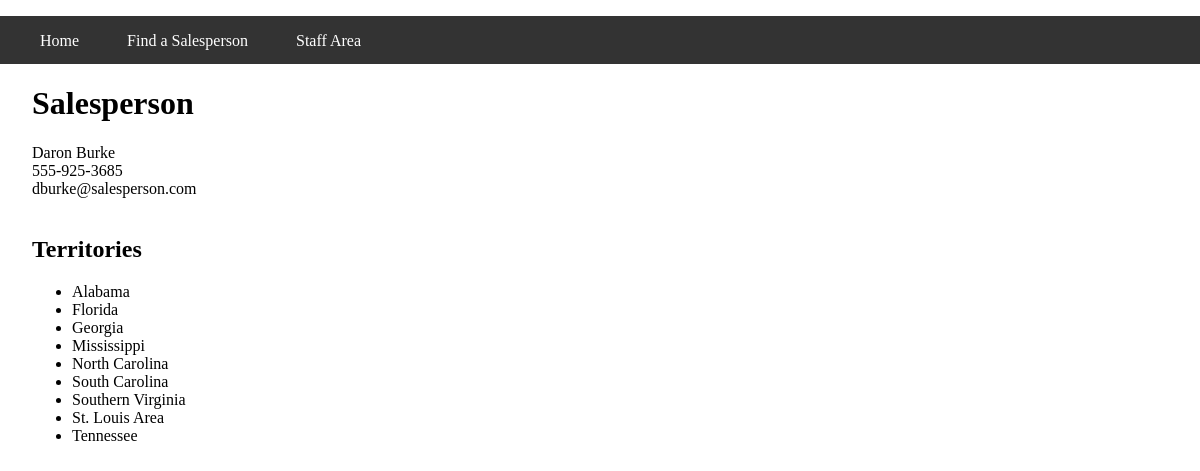
Screenshot of /salesperson.php?id=1 with the database file from the repository.
### tables this page shows
CREATE TABLE `salespeople` (
  `id` int(11) NOT NULL,
  `first_name` varchar(255) DEFAULT NULL,
  `last_name` varchar(255) DEFAULT NULL,
  `phone` varchar(255) DEFAULT NULL,
  `email` varchar(255) DEFAULT NULL
);

CREATE TABLE `salespeople_territories` (
  `territory_id` int(11) DEFAULT NULL,
  `salesperson_id` int(11) DEFAULT NULL
);

CREATE TABLE `territories` (
  `id` int(11) NOT NULL,
  `name` varchar(255) DEFAULT NULL,
  `state_id` int(11) DEFAULT NULL,
  `position` int(11) DEFAULT NULL
);

### private/functions.php (called while the page is built, shortened)
<?php
  function h($string="") {
    return htmlspecialchars($string);
  }
  function url_for($script_path) {
    return DOC_ROOT . $script_path;
  }
?>

### private/database.php (called while the page is built, shortened)
<?php
  function db_query($connection, $sql) {
    $result_set = mysqli_query($connection, $sql);
    return $result_set;
  }
  function db_fetch_assoc($result_set) {
    return mysqli_fetch_assoc($result_set);
  }
  function db_escape($connection, $string) {
    return mysqli_real_escape_string($connection, $string);
  }
?>

### private/query_functions.php (called while the page is built, shortened)
<?php
  function find_salesperson_by_id($id=0) {
    global $db;
    $sql = "SELECT * FROM salespeople ";
    $sql .= "WHERE id='" . db_escape($db, $id) . "' ";
    $sql .= "LIMIT 1;";
    $salespeople_result = db_query($db, $sql);
    return $salespeople_result;
  }
  function find_territories_by_salesperson_id($id=0) {
    global $db;
    $sql = "SELECT * FROM territories ";
    $sql .= "LEFT JOIN salespeople_territories
              ON (territories.id = salespeople_territories.territory_id) ";
    $sql .= "WHERE salespeople_territories.salesperson_id='" . db_escape($db, $id) . "' ";
    $sql .= "ORDER BY territories.name ASC;";
    $territories_result = db_query($db, $sql);
    return $territories_result;
  }
?>

### public/salesperson.php (the view, shortened to what this page needs)
<?php
  $id = $_GET['id'];
  $salespeople_result = find_salesperson_by_id($id);
  $row_count = db_num_rows($salespeople_result);
  if($row_count > 0) {
    $person = db_fetch_assoc($salespeople_result);
  } else {
    redirect_to('territories.php');
  }
?>
<?php include(SHARED_PATH . '/header.php'); ?>
<?php include(SHARED_PATH . '/public_menu.php'); ?>
<div id="main-content">
  <div id="salesperson>">
    <h1>Salesperson</h1>
    <div class="details">
      <?php
        echo h($person['first_name']) . " " . h($person['last_name']);
        echo "<br />";
        echo h($person['phone']);
        echo "<br />";
        echo h($person['email']);
        echo "<br />";
      ?>
    </div>
    <br />
    <div id="territories">
      <h2>Territories</h2>
      <?php
        $territories_result = find_territories_by_salesperson_id($id);
        echo "<ul id=\"territories\">";
        while($territory = db_fetch_assoc($territories_result)) {
          echo "<li>" . h($territory['name']) . "</li>";
        }
        echo "</ul>";
      ?>
    </div>
  </div>
</div>
<?php include(SHARED_PATH . '/footer.php'); ?>

### private/shared/header.php (shortened to what this page needs)
<!doctype html>
<html lang="en">
  <head>
  </head>
  <body>

### private/shared/public_menu.php
<div id="menu">
  <ul>
    <li><a href="<?php echo url_for('/index.php'); ?>">Home</a></li>
    <li><a href="<?php echo url_for('/territories.php'); ?>">Find a Salesperson</a></li>
    <li><a href="<?php echo url_for('/staff/index.php'); ?>">Staff Area</a></li>
  </ul>
</div>

### private/shared/footer.php (shortened to what this page needs)
  </body>
</html>

### private/shared/header.php (style rules this page uses)
html, body { margin: 0; padding: 0; height: 100%; width: 100%; }
#menu { width: 100%; height: 3em; margin: 0; padding: 0; background-color: #333333; }
#menu ul { list-style: none; }
#menu ul li { float: left; margin-top: 1em; margin-right: 3em; }
#menu ul li a { color: #FFFFFF; text-decoration: none; }
#main-content { padding: 0 2em; }

### rows the page displays
salespeople: first_name "Daron", last_name "Burke", phone "555-925-3685", email "dburke@salesperson.com"
salespeople_territories: territory.name "Alabama"
salespeople_territories: territory.name "Florida"
salespeople_territories: territory.name "Georgia"
salespeople_territories: territory.name "Mississippi"
salespeople_territories: territory.name "North Carolina"
salespeople_territories: territory.name "South Carolina"
salespeople_territories: territory.name "Southern Virginia"
salespeople_territories: territory.name "St. Louis Area"
salespeople_territories: territory.name "Tennessee"
